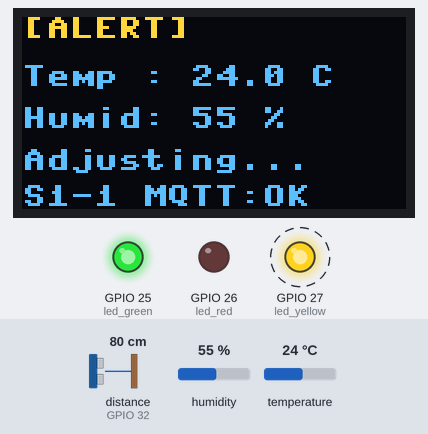
This program was run on a simulated ESP32 board running MicroPython. On the bench: 128×64 one-colour display, output pins drawn as LEDs (lit = HIGH). Wiring (from the project's diagram.json): DHT22 sensor on GPIO 14, green LED on GPIO 25, red LED on GPIO 26, yellow LED on GPIO 27. Dashed ring = blinking. Inputs (shaded band) come from the test bench; at power-on: distance to the obstacle (sensor on GPIO 32) 80 cm, humidity 55 %, temperature 24 °C. The echo pulse lasts 58.3 µs per cm; the OLED is the two-colour kind (top 16 rows yellow); WiFi joins after 1.5 s; no MQTT or app messages arrive unless stated; library files of the repository ran but are not shown: ssd1306.py; pins used as bus, display or sensor lines are not drawn; what the program prints to the serial console is not drawn.

Above: at 4.9 s.
5.0 s: distance to the obstacle (sensor on GPIO 32) set to 98 cm
6.6 s: distance to the obstacle (sensor on GPIO 32) set to 104 cm
At 7.4 s:
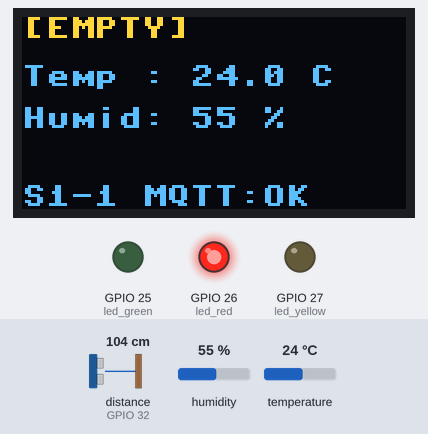
8.5 s: humidity set to 22 %
At 11.2 s:
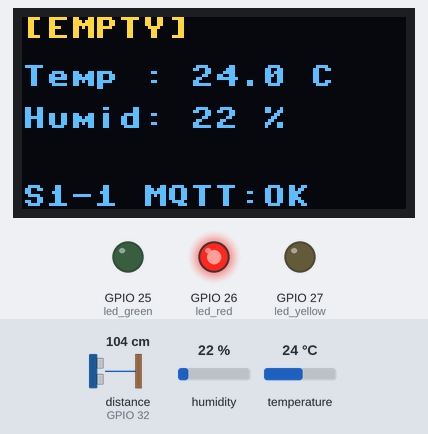
11.7 s: temperature set to 12 °C
At 13.5 s:
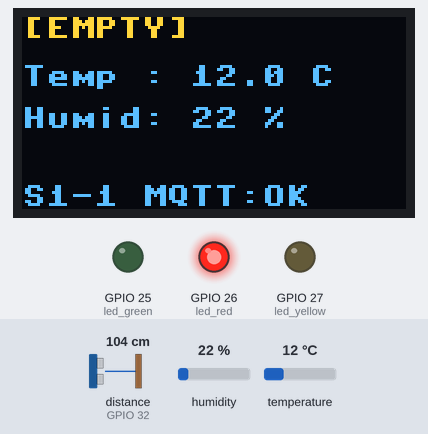
13.9 s: humidity set to 40 %
At 15.7 s:
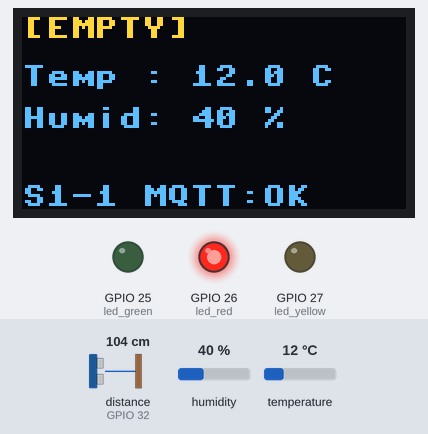
16.0 s: distance to the obstacle (sensor on GPIO 32) set to 2 cm
At 17.1 s:
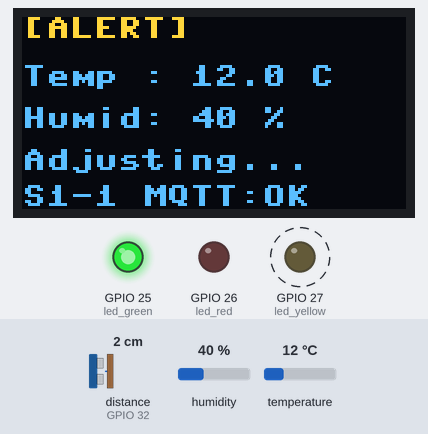
Timing chart, 0 to 18.6 s (numbered marks = the images above; inputs shaded):
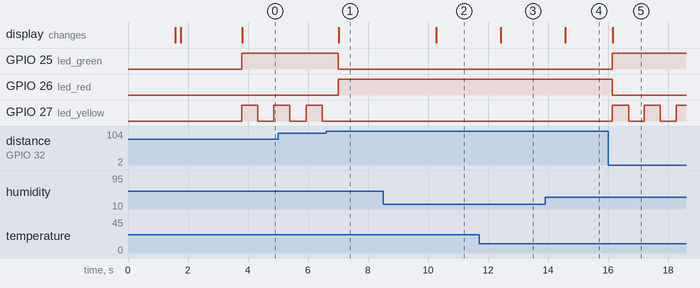

Measured:
- the behaviour switches between 100 and 101 cm on distance to the obstacle (sensor on GPIO 32) (found by bisection; images 0 and 1)
- after the input at 6.6 s, GPIO 25 (led_green): HIGH → LOW after 0.41 s; GPIO 26 (led_red): LOW → HIGH after 0.41 s; GPIO 27 (led_yellow): stays LOW (without the input it goes to HIGH after 0.41 s); the display: changes after 0.43 s (image 1)
- after the input at 8.5 s, the display: changes after 1.8 s (image 2)
- after the input at 11.7 s, the display: changes after 0.72 s (image 3)
- after the input at 13.9 s, the display: changes after 0.67 s (image 4)
- after the input at 16.0 s, GPIO 25 (led_green): LOW → HIGH after 0.14 s; GPIO 26 (led_red): HIGH → LOW after 0.14 s; GPIO 27 (led_yellow): alternates HIGH for 0.54 s and LOW for 0.53 s, starting after 0.14 s; the display: changes after 0.16 s (image 5)

The program:

main.py
```python
import machine
import dht
import time
import json
import network
import ubinascii
from machine import Pin, SoftI2C
from umqtt.simple import MQTTClient
import ssd1306  # ต้องเพิ่มไฟล์ ssd1306.py ในโปรเจกต์ Wokwi ด้วย

# ───── ตำแหน่งของบอร์ดนี้ในตู้ (1 บอร์ด = 1 ช่อง) ─────
SHELF, SLOT = 1, 1

# ───── WiFi / MQTT ─────
WIFI_SSID, WIFI_PASS = "Wokwi-GUEST", ""
MQTT_HOST, MQTT_PORT = "broker.hivemq.com", 1883
MQTT_USER, MQTT_PASS = "", ""
TOPIC_BASE = "dryaged/cabinet1"     # ต้องตรงกับ MQTT_TOPIC_BASE ฝั่ง Python
TOPIC_DATA = "{}/slot/{}-{}".format(TOPIC_BASE, SHELF, SLOT)
TOPIC_STATUS = "{}/status".format(TOPIC_BASE)
PUBLISH_MS = 5000                   # ส่งค่าขึ้น MQTT ทุก 5 วินาที
RECONNECT_MS = 5000                 # ถ้าหลุด ลองเชื่อมต่อใหม่ทุก 5 วินาที

# 1. ตั้งค่าหน้าจอ OLED (พิน 12=SDA, 13=SCL ตามวงจร)
i2c = SoftI2C(scl=Pin(13), sda=Pin(12))
display = ssd1306.SSD1306_I2C(128, 64, i2c)

# 2. ตั้งค่าเซนเซอร์ DHT22 (พิน 14)
dht_sensor = dht.DHT22(Pin(14))

# 3. ตั้งค่าเซนเซอร์อัลตร้าโซนิก HC-SR04 (Trig=33, Echo=32 ตามสายใน diagram.json)
trigger = Pin(33, Pin.OUT)
echo = Pin(32, Pin.IN)

# 4. ตั้งค่าพินไฟ LED
led_green = Pin(25, Pin.OUT)
led_red = Pin(26, Pin.OUT)
led_yellow = Pin(27, Pin.OUT)

led_green.value(0)
led_red.value(0)
led_yellow.value(0)

# เกณฑ์ตู้แช่เนื้อ (อุณหภูมิ 1-3°C, ความชื้น 75-85%)
T_MIN, T_MAX = 1.0, 3.0
H_MIN, H_MAX = 75.0, 85.0
DETECTION_DIST = 100.0      # มีเนื้อเมื่อระยะ 0-100 ซม.

LOOP_DELAY = 0.5            # รอบลูป 0.5 วินาที (ให้ไฟเหลืองกระพริบ)
DHT_INTERVAL_MS = 2000      # DHT22 อ่านได้ไม่ถี่กว่า 2 วินาทีต่อครั้ง

yellow_state = 0
mqtt = None
mqtt_ok = False


def get_distance():
    """วัดระยะทางจาก HC-SR04 หน่วยเซนติเมตร"""
    trigger.value(0)
    time.sleep_us(5)
    trigger.value(1)
    time.sleep_us(10)
    trigger.value(0)

    duration = machine.time_pulse_us(echo, 1, 60000)
    if duration < 0:
        return 999.0  # สัญญาณหลุด ถือว่าไม่มีเนื้อ
    return (duration * 0.0343) / 2


def read_dht():
    """อ่านค่า DHT22 คืนค่า (อุณหภูมิ, ความชื้น)"""
    dht_sensor.measure()
    return dht_sensor.temperature(), dht_sensor.humidity()


def show_message(line1, line2=""):
    display.fill(0)
    display.text(line1, 0, 0, 1)
    display.text(line2, 0, 16, 1)
    display.show()


def connect_wifi():
    wlan = network.WLAN(network.STA_IF)
    wlan.active(True)
    if not wlan.isconnected():
        print("กำลังเชื่อมต่อ WiFi", end="")
        wlan.connect(WIFI_SSID, WIFI_PASS)
        while not wlan.isconnected():
            print(".", end="")
            time.sleep(0.25)
    print("\nWiFi OK:", wlan.ifconfig()[0])


def connect_mqtt():
    """เชื่อมต่อ MQTT broker คืนค่า True ถ้าสำเร็จ"""
    global mqtt, mqtt_ok
    try:
        client_id = b"dryaged-" + ubinascii.hexlify(machine.unique_id())
        mqtt = MQTTClient(client_id, MQTT_HOST, port=MQTT_PORT,
                          user=MQTT_USER or None, password=MQTT_PASS or None,
                          keepalive=60)
        mqtt.set_last_will(TOPIC_STATUS, b"offline", retain=True)
        mqtt.connect()
        mqtt.publish(TOPIC_STATUS, b"online", retain=True)
        mqtt_ok = True
        print("MQTT OK:", MQTT_HOST, "->", TOPIC_DATA)
    except OSError as e:
        mqtt_ok = False
        print("เชื่อมต่อ MQTT ไม่ได้:", e)
    return mqtt_ok


def publish(has_meat, t, h):
    """ส่งค่าของช่องนี้ขึ้น MQTT (ฝั่ง Python จะเป็นคนตัดสินใจบันทึกลง SQLite)"""
    global mqtt_ok
    payload = json.dumps({"shelf": SHELF, "slot": SLOT, "meat": has_meat,
                          "temp": round(t, 2), "hum": round(h, 2)})
    try:
        mqtt.publish(TOPIC_DATA, payload)
        print("[MQTT]", TOPIC_DATA, payload)
    except OSError as e:
        mqtt_ok = False
        print("ส่ง MQTT ไม่สำเร็จ:", e)


print("ระบบตู้แช่เนื้ออัจฉริยะ เริ่มทำงาน...")
show_message("Connecting WiFi", "Please wait")
connect_wifi()
show_message("Connecting MQTT", MQTT_HOST[:16])
connect_mqtt()
show_message("Starting...", "Please wait")

# รอให้ DHT22 พร้อม แล้วอ่านค่าครั้งแรก (ลองซ้ำจนกว่าจะอ่านได้)
t, h = None, None
while t is None:
    time.sleep(2)
    try:
        t, h = read_dht()
    except OSError as e:
        print("รออ่าน DHT22 ครั้งแรก:", e)
last_dht = time.ticks_ms()
last_publish = time.ticks_add(time.ticks_ms(), -PUBLISH_MS)   # ส่งรอบแรกทันที
last_reconnect = time.ticks_ms()

while True:
    try:
        # อ่าน DHT22 เฉพาะเมื่อครบ 2 วินาที ไม่งั้นใช้ค่าล่าสุด
        if time.ticks_diff(time.ticks_ms(), last_dht) >= DHT_INTERVAL_MS:
            try:
                t, h = read_dht()
            except OSError as e:
                print("DHT22 อ่านค่าไม่ได้ ใช้ค่าเดิม:", e)
            last_dht = time.ticks_ms()

        dist = get_distance()
        has_meat = (0.0 < dist <= DETECTION_DIST)

        display.fill(0)

        if has_meat:
            # มีเนื้อ: ไฟเขียวติด ไฟแดงดับ
            led_green.value(1)
            led_red.value(0)

            alerts = []
            if t < T_MIN:
                alerts.append("T.LOW {:.1f}C".format(t - T_MIN))
            elif t > T_MAX:
                alerts.append("T.HIGH +{:.1f}C".format(t - T_MAX))

            if h < H_MIN:
                alerts.append("H.LOW {:.0f}%".format(h - H_MIN))
            elif h > H_MAX:
                alerts.append("H.HIGH +{:.0f}%".format(h - H_MAX))

            if alerts:
                # ค่าหลุดเกณฑ์: ไฟเหลืองกระพริบ
                yellow_state = 1 - yellow_state
                led_yellow.value(yellow_state)

                alert_msg = " ".join(alerts)
                print("[ALERT] ผิดปกติ -> {} | T={:.1f}C H={:.0f}%".format(alert_msg, t, h))
                print("[SYSTEM] กำลังปรับระบบทำความเย็น/ความชื้นอัตโนมัติ...")

                display.text("[ALERT]", 0, 0, 1)
                display.text("Adjusting...", 0, 44, 1)
            else:
                yellow_state = 0
                led_yellow.value(0)
                display.text("[MEAT OK]", 0, 0, 1)
                display.text("Keeping", 0, 44, 1)

            display.text("Temp : {:.1f} C".format(t), 0, 16, 1)
            display.text("Humid: {:.0f} %".format(h), 0, 30, 1)

        else:
            # ไม่มีเนื้อ: ไฟเขียวดับ ไฟแดงติด ไฟเหลืองดับ
            led_green.value(0)
            led_red.value(1)
            yellow_state = 0
            led_yellow.value(0)

            display.text("[EMPTY]", 0, 0, 1)
            display.text("Temp : {:.1f} C".format(t), 0, 16, 1)
            display.text("Humid: {:.0f} %".format(h), 0, 30, 1)

        # บรรทัดล่างสุด: ตำแหน่งช่อง + สถานะ MQTT
        display.text("S{}-{} MQTT:{}".format(SHELF, SLOT, "OK" if mqtt_ok else "--"), 0, 56, 1)
        display.show()

        # ── MQTT ──
        now = time.ticks_ms()
        if mqtt_ok:
            if time.ticks_diff(now, last_publish) >= PUBLISH_MS:
                last_publish = now
                publish(has_meat, t, h)
        elif time.ticks_diff(now, last_reconnect) >= RECONNECT_MS:
            last_reconnect = now
            connect_wifi()
            connect_mqtt()

    except Exception as e:
        print("เกิดข้อผิดพลาดในลูปนี้:", e)

    time.sleep(LOOP_DELAY)
```
